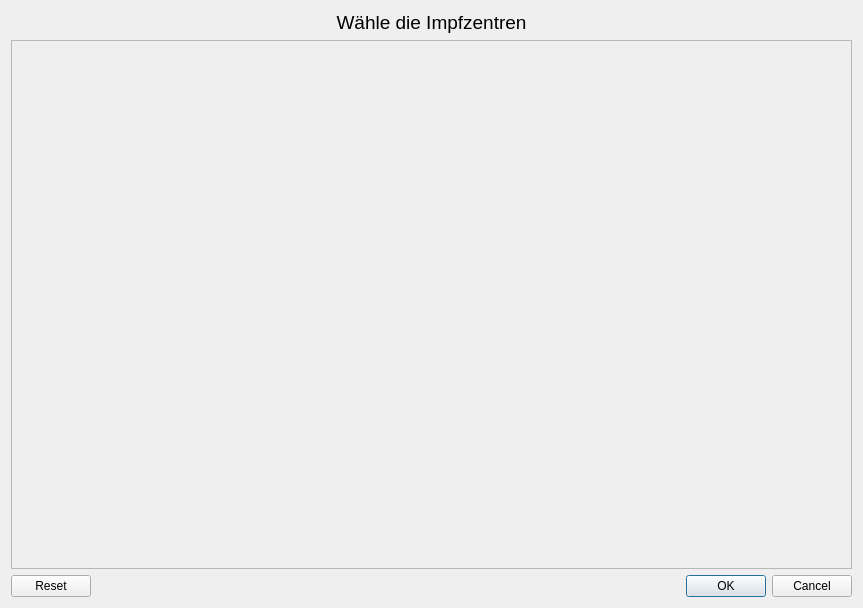
<?xml version="1.0" encoding="UTF-8"?>
<ui version="4.0">
 <class>Dialog</class>
 <widget class="QDialog" name="Dialog">
  <property name="windowModality">
   <enum>Qt::NonModal</enum>
  </property>
  <property name="geometry">
   <rect>
    <x>0</x>
    <y>0</y>
    <width>863</width>
    <height>608</height>
   </rect>
  </property>
  <property name="windowTitle">
   <string>vaccipy - Impfzentren wählen</string>
  </property>
  <layout class="QGridLayout" name="gridLayout_2">
   <item row="0" column="0">
    <layout class="QGridLayout" name="gridLayout">
     <item row="6" column="0">
      <widget class="QDialogButtonBox" name="buttonBox">
       <property name="orientation">
        <enum>Qt::Horizontal</enum>
       </property>
       <property name="standardButtons">
        <set>QDialogButtonBox::Cancel|QDialogButtonBox::Ok|QDialogButtonBox::Reset</set>
       </property>
      </widget>
     </item>
     <item row="0" column="0">
      <widget class="QLabel" name="header_label">
       <property name="font">
        <font>
         <pointsize>14</pointsize>
        </font>
       </property>
       <property name="text">
        <string>Wähle die Impfzentren</string>
       </property>
       <property name="alignment">
        <set>Qt::AlignCenter</set>
       </property>
      </widget>
     </item>
     <item row="2" column="0">
      <widget class="QScrollArea" name="scrollArea">
       <property name="widgetResizable">
        <bool>true</bool>
       </property>
       <widget class="QWidget" name="scrollAreaWidgetContents">
        <property name="geometry">
         <rect>
          <x>0</x>
          <y>0</y>
          <width>841</width>
          <height>528</height>
         </rect>
        </property>
        <layout class="QGridLayout" name="gridLayout_3">
         <item row="0" column="0">
          <layout class="QGridLayout" name="impfzentren_grid_layout">
           <property name="verticalSpacing">
            <number>12</number>
           </property>
          </layout>
         </item>
        </layout>
       </widget>
      </widget>
     </item>
    </layout>
   </item>
  </layout>
 </widget>
 <resources/>
 <connections>
  <connection>
   <sender>buttonBox</sender>
   <signal>accepted()</signal>
   <receiver>Dialog</receiver>
   <slot>accept()</slot>
   <hints>
    <hint type="sourcelabel">
     <x>248</x>
     <y>254</y>
    </hint>
    <hint type="destinationlabel">
     <x>157</x>
     <y>274</y>
    </hint>
   </hints>
  </connection>
  <connection>
   <sender>buttonBox</sender>
   <signal>rejected()</signal>
   <receiver>Dialog</receiver>
   <slot>reject()</slot>
   <hints>
    <hint type="sourcelabel">
     <x>316</x>
     <y>260</y>
    </hint>
    <hint type="destinationlabel">
     <x>286</x>
     <y>274</y>
    </hint>
   </hints>
  </connection>
 </connections>
</ui>
